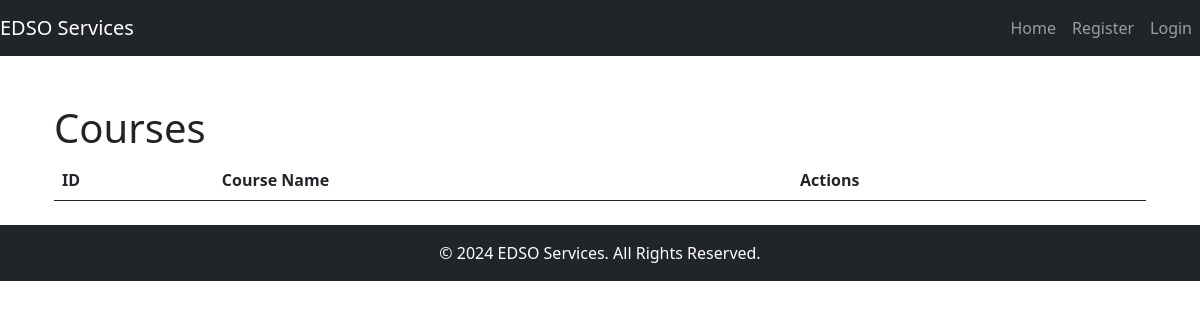
/course-list/, run on an earlier commit of the app's database.
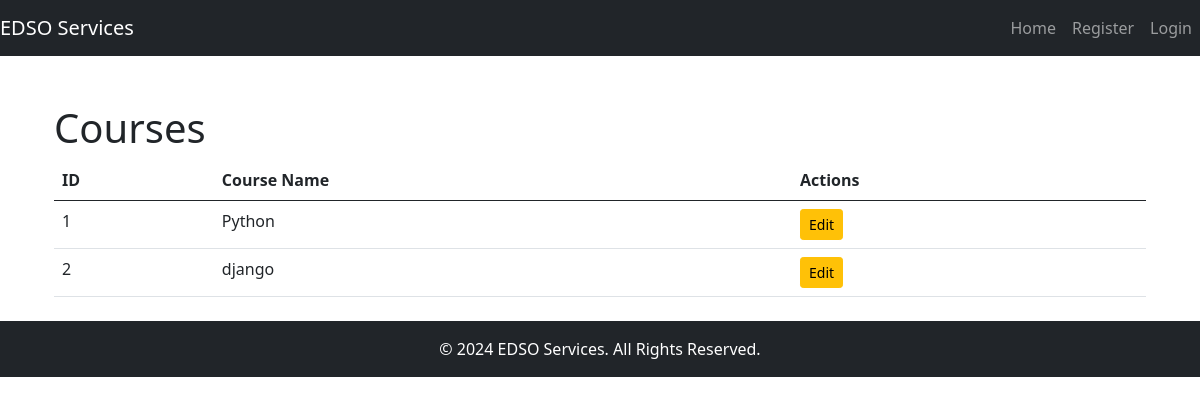
And on a later commit of the database.
### edso_app/models.py (models this page shows, shortened)
class Course(models.Model):
    name = models.CharField(max_length=100)
    description = models.TextField()
    created_at = models.DateTimeField(auto_now_add=True)

### edso_app/views.py (the view)
# urls.py: path('course-list/', views.course_list, name='course_list'),
def course_list(request):
    courses = Course.objects.all()
    return render(request, 'edso_app/course_list.html', {'courses': courses})

### edso_app/templates/edso_app/course_list.html
{% extends 'edso_app/base.html' %}
{% block content %}
<div class="container mt-5">
    <h1>Courses</h1>
    <table class="table">
        <thead>
            <tr>
                <th>ID</th>
                <th>Course Name</th>
                <th>Actions</th>
            </tr>
        </thead>
        <tbody>
            {% for course in courses %}
            <tr>
                <td>{{ course.id }}</td>
                <td>{{ course.name }}</td>
                <td>
                    <a href="{% url 'edit_course' course.id %}" class="btn btn-warning btn-sm">Edit</a>
                </td>
            </tr>
            {% endfor %}
        </tbody>
    </table>
</div>
{% endblock %}

### edso_app/templates/edso_app/base.html (shortened to what this page needs)
<!DOCTYPE html>
<html lang="en">
<head>
    <link rel="stylesheet" href="https://cdnjs.cloudflare.com/ajax/libs/bootstrap/5.1.0/css/bootstrap.min.css">
</head>
<body>
    <nav class="navbar navbar-expand-lg navbar-dark bg-dark">
        <a class="navbar-brand" href="/">EDSO Services</a>
        <div class="collapse navbar-collapse" id="navbarNav">
            <ul class="navbar-nav ms-auto">
                <li class="nav-item">
                    <a class="nav-link" href="{% url 'home' %}">Home</a>
                </li>
                {% if user.is_authenticated and user.is_member %}
                    <li class="nav-item">
                        <a class="nav-link" href="{% url 'add_course' %}">Add Course</a>
                    </li>
                    <li class="nav-item">
                        <a class="nav-link" href="{% url 'member_dashboard' %}">Member Page</a>
                    </li>
                    <li class="nav-item">
                        <a class="nav-link" href="{% url 'logout' %}">Logout</a>
                    </li>
                {% else %}
                    <li class="nav-item">
                        <a class="nav-link" href="{% url 'register_student' %}">Register</a>
                    </li>
                    <li class="nav-item">
                        <a class="nav-link" href="{% url 'login' %}">Login</a>
                    </li>
                {% endif %}
            </ul>
        </div>
    </nav>
    <div class="container my-4">
        {% block content %}
        {% endblock %}
    </div>
    <footer class="bg-dark text-white text-center py-3">
        &copy; 2024 EDSO Services. All Rights Reserved.
    </footer>
</body>
</html>

What changed in the data, as far as the page shows it:
added Course: id "1", name "Python"
added Course: id "2", name "django"
